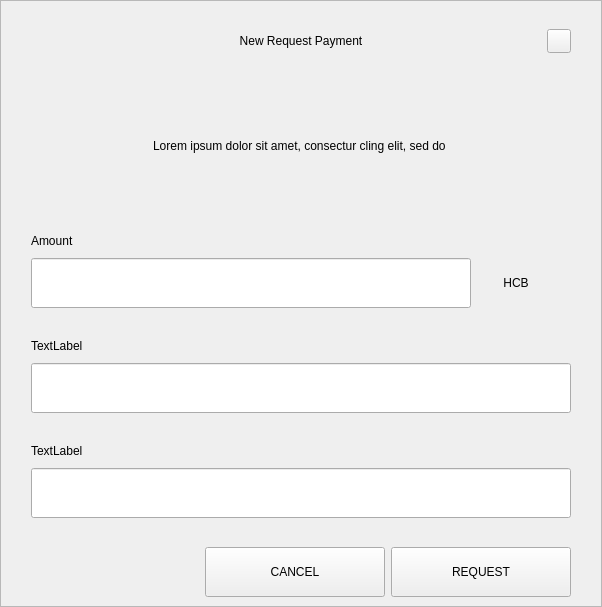
<?xml version="1.0" encoding="UTF-8"?>
<ui version="4.0">
 <class>RequestDialog</class>
 <widget class="QDialog" name="RequestDialog">
  <property name="geometry">
   <rect>
    <x>0</x>
    <y>0</y>
    <width>602</width>
    <height>607</height>
   </rect>
  </property>
  <property name="windowTitle">
   <string>Dialog</string>
  </property>
  <layout class="QVBoxLayout" name="verticalLayout_5">
   <property name="spacing">
    <number>0</number>
   </property>
   <property name="leftMargin">
    <number>0</number>
   </property>
   <property name="topMargin">
    <number>0</number>
   </property>
   <property name="rightMargin">
    <number>0</number>
   </property>
   <property name="bottomMargin">
    <number>0</number>
   </property>
   <item>
    <widget class="QFrame" name="frame">
     <property name="styleSheet">
      <string notr="true"/>
     </property>
     <property name="frameShape">
      <enum>QFrame::StyledPanel</enum>
     </property>
     <property name="frameShadow">
      <enum>QFrame::Raised</enum>
     </property>
     <layout class="QVBoxLayout" name="verticalLayout_4" stretch="1,0,0">
      <property name="spacing">
       <number>0</number>
      </property>
      <property name="leftMargin">
       <number>30</number>
      </property>
      <property name="topMargin">
       <number>20</number>
      </property>
      <property name="rightMargin">
       <number>30</number>
      </property>
      <property name="bottomMargin">
       <number>0</number>
      </property>
      <item>
       <layout class="QHBoxLayout" name="horizontalLayout_3">
        <property name="spacing">
         <number>0</number>
        </property>
        <item>
         <spacer name="horizontalSpacer_21">
          <property name="orientation">
           <enum>Qt::Horizontal</enum>
          </property>
          <property name="sizeHint" stdset="0">
           <size>
            <width>40</width>
            <height>20</height>
           </size>
          </property>
         </spacer>
        </item>
        <item>
         <widget class="QLabel" name="labelTitle">
          <property name="minimumSize">
           <size>
            <width>0</width>
            <height>40</height>
           </size>
          </property>
          <property name="maximumSize">
           <size>
            <width>16777215</width>
            <height>40</height>
           </size>
          </property>
          <property name="styleSheet">
           <string notr="true">padding-left:24px;</string>
          </property>
          <property name="text">
           <string>New Request Payment</string>
          </property>
          <property name="alignment">
           <set>Qt::AlignCenter</set>
          </property>
          <property name="margin">
           <number>7</number>
          </property>
         </widget>
        </item>
        <item>
         <spacer name="horizontalSpacer">
          <property name="orientation">
           <enum>Qt::Horizontal</enum>
          </property>
          <property name="sizeHint" stdset="0">
           <size>
            <width>40</width>
            <height>20</height>
           </size>
          </property>
         </spacer>
        </item>
        <item>
         <widget class="QPushButton" name="btnEsc">
          <property name="minimumSize">
           <size>
            <width>24</width>
            <height>24</height>
           </size>
          </property>
          <property name="maximumSize">
           <size>
            <width>24</width>
            <height>24</height>
           </size>
          </property>
          <property name="focusPolicy">
           <enum>Qt::NoFocus</enum>
          </property>
          <property name="text">
           <string/>
          </property>
         </widget>
        </item>
       </layout>
      </item>
      <item>
       <widget class="QStackedWidget" name="stack">
        <property name="minimumSize">
         <size>
          <width>540</width>
          <height>0</height>
         </size>
        </property>
        <property name="maximumSize">
         <size>
          <width>540</width>
          <height>16777215</height>
         </size>
        </property>
        <property name="currentIndex">
         <number>0</number>
        </property>
        <widget class="QWidget" name="page_1">
         <property name="minimumSize">
          <size>
           <width>540</width>
           <height>0</height>
          </size>
         </property>
         <property name="maximumSize">
          <size>
           <width>540</width>
           <height>16777215</height>
          </size>
         </property>
         <layout class="QVBoxLayout" name="layout1">
          <property name="spacing">
           <number>0</number>
          </property>
          <property name="leftMargin">
           <number>0</number>
          </property>
          <property name="topMargin">
           <number>0</number>
          </property>
          <property name="rightMargin">
           <number>0</number>
          </property>
          <property name="bottomMargin">
           <number>0</number>
          </property>
          <item>
           <spacer name="verticalSpacer_21">
            <property name="orientation">
             <enum>Qt::Vertical</enum>
            </property>
            <property name="sizeType">
             <enum>QSizePolicy::Fixed</enum>
            </property>
            <property name="sizeHint" stdset="0">
             <size>
              <width>20</width>
              <height>30</height>
             </size>
            </property>
           </spacer>
          </item>
          <item alignment="Qt::AlignHCenter">
           <widget class="QLabel" name="labelMessage">
            <property name="minimumSize">
             <size>
              <width>400</width>
              <height>50</height>
             </size>
            </property>
            <property name="text">
             <string>Lorem ipsum dolor sit amet, consectur cling elit, sed do </string>
            </property>
            <property name="alignment">
             <set>Qt::AlignCenter</set>
            </property>
            <property name="wordWrap">
             <bool>true</bool>
            </property>
           </widget>
          </item>
          <item alignment="Qt::AlignBottom">
           <widget class="QWidget" name="containerAmount" native="true">
            <layout class="QVBoxLayout" name="verticalLayout">
             <property name="spacing">
              <number>9</number>
             </property>
             <property name="leftMargin">
              <number>0</number>
             </property>
             <property name="topMargin">
              <number>0</number>
             </property>
             <property name="rightMargin">
              <number>0</number>
             </property>
             <property name="bottomMargin">
              <number>0</number>
             </property>
             <item>
              <widget class="QLabel" name="labelSubtitleAmount">
               <property name="minimumSize">
                <size>
                 <width>350</width>
                 <height>16</height>
                </size>
               </property>
               <property name="maximumSize">
                <size>
                 <width>16777215</width>
                 <height>16</height>
                </size>
               </property>
               <property name="text">
                <string>Amount</string>
               </property>
              </widget>
             </item>
             <item alignment="Qt::AlignTop">
              <widget class="QWidget" name="layoutAmount" native="true">
               <layout class="QHBoxLayout" name="horizontalLayout" stretch="2,0">
                <property name="spacing">
                 <number>0</number>
                </property>
                <property name="leftMargin">
                 <number>0</number>
                </property>
                <property name="topMargin">
                 <number>0</number>
                </property>
                <property name="rightMargin">
                 <number>0</number>
                </property>
                <property name="bottomMargin">
                 <number>0</number>
                </property>
                <item>
                 <widget class="QLineEdit" name="lineEditAmount">
                  <property name="minimumSize">
                   <size>
                    <width>0</width>
                    <height>50</height>
                   </size>
                  </property>
                  <property name="maximumSize">
                   <size>
                    <width>16777215</width>
                    <height>50</height>
                   </size>
                  </property>
                 </widget>
                </item>
                <item>
                 <widget class="QWidget" name="comboContainer" native="true">
                  <property name="minimumSize">
                   <size>
                    <width>100</width>
                    <height>50</height>
                   </size>
                  </property>
                  <property name="maximumSize">
                   <size>
                    <width>16777215</width>
                    <height>50</height>
                   </size>
                  </property>
                  <layout class="QHBoxLayout" name="horizontalLayout_31">
                   <property name="spacing">
                    <number>0</number>
                   </property>
                   <property name="leftMargin">
                    <number>0</number>
                   </property>
                   <property name="topMargin">
                    <number>0</number>
                   </property>
                   <property name="rightMargin">
                    <number>10</number>
                   </property>
                   <property name="bottomMargin">
                    <number>0</number>
                   </property>
                   <item>
                    <widget class="QLabel" name="comboBoxCoin">
                     <property name="text">
                      <string>HCB</string>
                     </property>
                     <property name="alignment">
                      <set>Qt::AlignCenter</set>
                     </property>
                    </widget>
                   </item>
                  </layout>
                 </widget>
                </item>
               </layout>
              </widget>
             </item>
            </layout>
           </widget>
          </item>
          <item>
           <spacer name="verticalSpacer_31">
            <property name="orientation">
             <enum>Qt::Vertical</enum>
            </property>
            <property name="sizeType">
             <enum>QSizePolicy::Fixed</enum>
            </property>
            <property name="sizeHint" stdset="0">
             <size>
              <width>20</width>
              <height>30</height>
             </size>
            </property>
           </spacer>
          </item>
          <item>
           <layout class="QVBoxLayout" name="verticalLayoutLabel">
            <property name="spacing">
             <number>9</number>
            </property>
            <item>
             <widget class="QLabel" name="labelSubtitleLabel">
              <property name="minimumSize">
               <size>
                <width>0</width>
                <height>16</height>
               </size>
              </property>
              <property name="maximumSize">
               <size>
                <width>16777215</width>
                <height>16</height>
               </size>
              </property>
              <property name="text">
               <string>TextLabel</string>
              </property>
             </widget>
            </item>
            <item>
             <widget class="QLineEdit" name="lineEditLabel">
              <property name="minimumSize">
               <size>
                <width>0</width>
                <height>50</height>
               </size>
              </property>
              <property name="maximumSize">
               <size>
                <width>16777215</width>
                <height>50</height>
               </size>
              </property>
             </widget>
            </item>
           </layout>
          </item>
          <item>
           <spacer name="verticalSpacer_34">
            <property name="orientation">
             <enum>Qt::Vertical</enum>
            </property>
            <property name="sizeType">
             <enum>QSizePolicy::Fixed</enum>
            </property>
            <property name="sizeHint" stdset="0">
             <size>
              <width>20</width>
              <height>30</height>
             </size>
            </property>
           </spacer>
          </item>
          <item>
           <layout class="QVBoxLayout" name="verticalLayoutDescription">
            <property name="spacing">
             <number>9</number>
            </property>
            <item>
             <widget class="QLabel" name="labelSubtitleDescription">
              <property name="minimumSize">
               <size>
                <width>0</width>
                <height>16</height>
               </size>
              </property>
              <property name="maximumSize">
               <size>
                <width>16777215</width>
                <height>16</height>
               </size>
              </property>
              <property name="text">
               <string>TextLabel</string>
              </property>
             </widget>
            </item>
            <item>
             <widget class="QLineEdit" name="lineEditDescription">
              <property name="minimumSize">
               <size>
                <width>0</width>
                <height>50</height>
               </size>
              </property>
              <property name="maximumSize">
               <size>
                <width>16777215</width>
                <height>50</height>
               </size>
              </property>
             </widget>
            </item>
            <item>
             <spacer name="verticalSpacer_4">
              <property name="orientation">
               <enum>Qt::Vertical</enum>
              </property>
              <property name="sizeType">
               <enum>QSizePolicy::Fixed</enum>
              </property>
              <property name="sizeHint" stdset="0">
               <size>
                <width>20</width>
                <height>20</height>
               </size>
              </property>
             </spacer>
            </item>
           </layout>
          </item>
         </layout>
        </widget>
        <widget class="QWidget" name="page_2">
         <layout class="QVBoxLayout" name="layout2">
          <item>
           <spacer name="verticalSpacer_5">
            <property name="orientation">
             <enum>Qt::Vertical</enum>
            </property>
            <property name="sizeType">
             <enum>QSizePolicy::Fixed</enum>
            </property>
            <property name="sizeHint" stdset="0">
             <size>
              <width>20</width>
              <height>50</height>
             </size>
            </property>
           </spacer>
          </item>
          <item alignment="Qt::AlignHCenter">
           <widget class="QLabel" name="labelQrImg">
            <property name="minimumSize">
             <size>
              <width>260</width>
              <height>260</height>
             </size>
            </property>
            <property name="maximumSize">
             <size>
              <width>260</width>
              <height>260</height>
             </size>
            </property>
            <property name="text">
             <string/>
            </property>
            <property name="alignment">
             <set>Qt::AlignCenter</set>
            </property>
           </widget>
          </item>
          <item>
           <spacer name="verticalSpacer_2">
            <property name="orientation">
             <enum>Qt::Vertical</enum>
            </property>
            <property name="sizeType">
             <enum>QSizePolicy::Fixed</enum>
            </property>
            <property name="sizeHint" stdset="0">
             <size>
              <width>20</width>
              <height>30</height>
             </size>
            </property>
           </spacer>
          </item>
          <item alignment="Qt::AlignHCenter">
           <widget class="QLabel" name="labelAddress">
            <property name="text">
             <string>D7VFR83SQbiezrW72hjcWJtcfip5krte2Z </string>
            </property>
           </widget>
          </item>
          <item>
           <spacer name="verticalSpacer_32">
            <property name="orientation">
             <enum>Qt::Vertical</enum>
            </property>
            <property name="sizeType">
             <enum>QSizePolicy::Expanding</enum>
            </property>
            <property name="sizeHint" stdset="0">
             <size>
              <width>20</width>
              <height>20</height>
             </size>
            </property>
           </spacer>
          </item>
          <item>
           <layout class="QHBoxLayout" name="horizontal">
            <property name="leftMargin">
             <number>20</number>
            </property>
            <property name="rightMargin">
             <number>20</number>
            </property>
            <property name="bottomMargin">
             <number>20</number>
            </property>
            <item>
             <spacer name="horizontalSpacer_4">
              <property name="orientation">
               <enum>Qt::Horizontal</enum>
              </property>
              <property name="sizeHint" stdset="0">
               <size>
                <width>40</width>
                <height>20</height>
               </size>
              </property>
             </spacer>
            </item>
            <item>
             <widget class="QPushButton" name="btnCopyAddress">
              <property name="minimumSize">
               <size>
                <width>180</width>
                <height>50</height>
               </size>
              </property>
              <property name="text">
               <string>COPY ADDRESS</string>
              </property>
             </widget>
            </item>
            <item>
             <widget class="QPushButton" name="btnCopyUrl">
              <property name="minimumSize">
               <size>
                <width>180</width>
                <height>50</height>
               </size>
              </property>
              <property name="text">
               <string>COPY URL</string>
              </property>
             </widget>
            </item>
            <item>
             <spacer name="horizontalSpacer_2">
              <property name="orientation">
               <enum>Qt::Horizontal</enum>
              </property>
              <property name="sizeHint" stdset="0">
               <size>
                <width>40</width>
                <height>20</height>
               </size>
              </property>
             </spacer>
            </item>
           </layout>
          </item>
         </layout>
        </widget>
       </widget>
      </item>
      <item>
       <widget class="QWidget" name="buttonsStack" native="true">
        <layout class="QHBoxLayout" name="horizontalLayout_5">
         <property name="leftMargin">
          <number>20</number>
         </property>
         <property name="rightMargin">
          <number>0</number>
         </property>
         <item>
          <spacer name="horizontalSpacer_41">
           <property name="orientation">
            <enum>Qt::Horizontal</enum>
           </property>
           <property name="sizeHint" stdset="0">
            <size>
             <width>40</width>
             <height>20</height>
            </size>
           </property>
          </spacer>
         </item>
         <item>
          <widget class="QPushButton" name="btnCancel">
           <property name="minimumSize">
            <size>
             <width>180</width>
             <height>50</height>
            </size>
           </property>
           <property name="focusPolicy">
            <enum>Qt::NoFocus</enum>
           </property>
           <property name="text">
            <string>CANCEL</string>
           </property>
          </widget>
         </item>
         <item>
          <widget class="QPushButton" name="btnSave">
           <property name="minimumSize">
            <size>
             <width>180</width>
             <height>50</height>
            </size>
           </property>
           <property name="focusPolicy">
            <enum>Qt::NoFocus</enum>
           </property>
           <property name="text">
            <string>REQUEST</string>
           </property>
          </widget>
         </item>
        </layout>
       </widget>
      </item>
     </layout>
    </widget>
   </item>
  </layout>
 </widget>
 <resources/>
 <connections/>
</ui>
